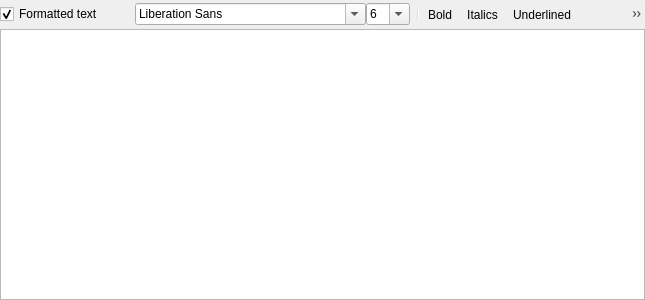
<?xml version="1.0" encoding="UTF-8"?>
<ui version="4.0">
 <class>FormattedTextWidget</class>
 <widget class="QWidget" name="FormattedTextWidget">
  <property name="geometry">
   <rect>
    <x>0</x>
    <y>0</y>
    <width>645</width>
    <height>300</height>
   </rect>
  </property>
  <layout class="QVBoxLayout" name="verticalLayout">
   <property name="spacing">
    <number>0</number>
   </property>
   <property name="leftMargin">
    <number>0</number>
   </property>
   <property name="topMargin">
    <number>0</number>
   </property>
   <property name="rightMargin">
    <number>0</number>
   </property>
   <property name="bottomMargin">
    <number>0</number>
   </property>
   <item>
    <layout class="QHBoxLayout" name="horizontalLayout">
     <item>
      <widget class="QCheckBox" name="m_isFormattedTextMode">
       <property name="sizePolicy">
        <sizepolicy hsizetype="MinimumExpanding" vsizetype="Fixed">
         <horstretch>0</horstretch>
         <verstretch>0</verstretch>
        </sizepolicy>
       </property>
       <property name="minimumSize">
        <size>
         <width>135</width>
         <height>0</height>
        </size>
       </property>
       <property name="text">
        <string>Formatted text</string>
       </property>
       <property name="checked">
        <bool>true</bool>
       </property>
      </widget>
     </item>
     <item>
      <widget class="QFontComboBox" name="m_fontFamily">
       <property name="sizePolicy">
        <sizepolicy hsizetype="Fixed" vsizetype="Fixed">
         <horstretch>0</horstretch>
         <verstretch>0</verstretch>
        </sizepolicy>
       </property>
      </widget>
     </item>
     <item>
      <widget class="QComboBox" name="m_fontSize">
       <property name="editable">
        <bool>true</bool>
       </property>
       <item>
        <property name="text">
         <string>6</string>
        </property>
       </item>
       <item>
        <property name="text">
         <string>8</string>
        </property>
       </item>
       <item>
        <property name="text">
         <string>9</string>
        </property>
       </item>
       <item>
        <property name="text">
         <string>10</string>
        </property>
       </item>
       <item>
        <property name="text">
         <string>11</string>
        </property>
       </item>
       <item>
        <property name="text">
         <string>12</string>
        </property>
       </item>
       <item>
        <property name="text">
         <string>14</string>
        </property>
       </item>
       <item>
        <property name="text">
         <string>16</string>
        </property>
       </item>
       <item>
        <property name="text">
         <string>18</string>
        </property>
       </item>
       <item>
        <property name="text">
         <string>20</string>
        </property>
       </item>
       <item>
        <property name="text">
         <string>24</string>
        </property>
       </item>
       <item>
        <property name="text">
         <string>36</string>
        </property>
       </item>
       <item>
        <property name="text">
         <string>48</string>
        </property>
       </item>
       <item>
        <property name="text">
         <string>72</string>
        </property>
       </item>
       <item>
        <property name="text">
         <string>96</string>
        </property>
       </item>
      </widget>
     </item>
     <item>
      <widget class="QToolBar" name="m_formattedTextToolBar">
       <property name="windowTitle">
        <string>toolBar</string>
       </property>
       <addaction name="separator"/>
       <addaction name="m_actionBold"/>
       <addaction name="m_actionItalics"/>
       <addaction name="m_actionUnderlined"/>
       <addaction name="m_actionAddImage"/>
       <addaction name="m_actionAddLink"/>
      </widget>
     </item>
     <item>
      <spacer name="horizontalSpacer">
       <property name="orientation">
        <enum>Qt::Horizontal</enum>
       </property>
       <property name="sizeType">
        <enum>QSizePolicy::Expanding</enum>
       </property>
       <property name="sizeHint" stdset="0">
        <size>
         <width>13</width>
         <height>20</height>
        </size>
       </property>
      </spacer>
     </item>
    </layout>
   </item>
   <item>
    <widget class="QTextEdit" name="m_description"/>
   </item>
  </layout>
  <action name="m_actionBold">
   <property name="checkable">
    <bool>true</bool>
   </property>
   <property name="icon">
    <iconset resource="libmarble.qrc">
     <normaloff>:/icons/format-text-bold.png</normaloff>:/icons/format-text-bold.png</iconset>
   </property>
   <property name="text">
    <string>Bold</string>
   </property>
   <property name="toolTip">
    <string>Bold</string>
   </property>
  </action>
  <action name="m_actionItalics">
   <property name="checkable">
    <bool>true</bool>
   </property>
   <property name="icon">
    <iconset resource="libmarble.qrc">
     <normaloff>:/icons/format-text-italic.png</normaloff>:/icons/format-text-italic.png</iconset>
   </property>
   <property name="text">
    <string>Italics</string>
   </property>
   <property name="toolTip">
    <string>Italics</string>
   </property>
  </action>
  <action name="m_actionUnderlined">
   <property name="checkable">
    <bool>true</bool>
   </property>
   <property name="icon">
    <iconset resource="libmarble.qrc">
     <normaloff>:/icons/format-text-underline.png</normaloff>:/icons/format-text-underline.png</iconset>
   </property>
   <property name="text">
    <string>Underlined</string>
   </property>
   <property name="toolTip">
    <string>Underlined</string>
   </property>
  </action>
  <action name="m_actionAddImage">
   <property name="icon">
    <iconset resource="libmarble.qrc">
     <normaloff>:/icons/insert-image.png</normaloff>:/icons/insert-image.png</iconset>
   </property>
   <property name="text">
    <string>Add image</string>
   </property>
   <property name="toolTip">
    <string>Add image</string>
   </property>
  </action>
  <action name="m_actionAddLink">
   <property name="icon">
    <iconset resource="libmarble.qrc">
     <normaloff>:/icons/insert-link.png</normaloff>:/icons/insert-link.png</iconset>
   </property>
   <property name="text">
    <string>Add link</string>
   </property>
   <property name="toolTip">
    <string>Add link</string>
   </property>
  </action>
 </widget>
 <resources>
  <include location="libmarble.qrc"/>
 </resources>
 <connections/>
</ui>
